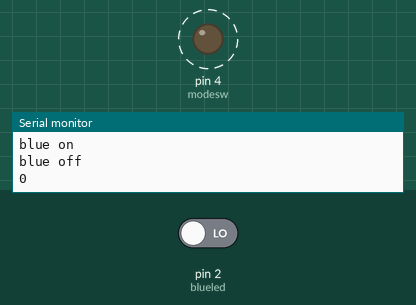
This sketch was run on a simulated Arduino Nano, built with avr-gcc and run on an emulated ATmega328P. Shown: output pins drawn as LEDs (lit = HIGH), the last lines printed to the serial monitor. Dashed ring = blinking. The test bench sets the inputs (shaded band); at power-on: pin 2 (blueled) LOW.

Above: at 1.45 s.
1.5 s: pin 2 (blueled) driven HIGH
At 1.9 s:
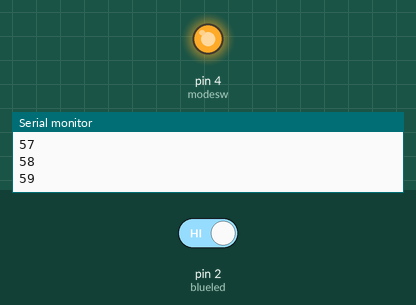
Timing chart, 0 to 4.5 s (numbered marks = the images above; inputs shaded):
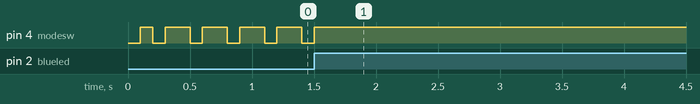

The sketch:

xst.ino
```cpp
/*
 * arduino nano
 * wangkang02 20170306
 * Wiring Guide:
1,red:VCC
2,black:GND
3,yellow:D2
4,green:GND
5,orange:D4*/
int blueled = 2;//D2
int modesw = 4;//
long sumtime = 0;
int new_value = 0;
bool btdown = false;
bool modeready = false;
void setup() {
  // put your setup code here, to run once:
  Serial.begin(115200);
  pinMode(blueled, INPUT);
  pinMode(modesw, OUTPUT);
  digitalWrite(modesw,LOW);
  delay(100);
  Serial.println("initing");
  digitalWrite(modesw,HIGH);
  delay(100);
  Serial.println("inited!");
}
void loop() {
  while(modeready==false)
  {
    digitalWrite(modesw,LOW);
    delay(100);
    digitalWrite(modesw,HIGH);
    delay(100);
    Serial.println("blue on");
    new_value  =  digitalRead(blueled);
    sumtime = 0;
    while(new_value==1)
    {
      sumtime+=1;
      Serial.println(sumtime);
      delay(5);
      new_value  =  digitalRead(blueled);
      }
    Serial.println("blue off");
    if(sumtime < 283 && sumtime > 259){modeready=true;}
    else{Serial.println(sumtime);}
    delay(100);
  }

  delay(2000);
}
```

Measured:
- after the input at 1.5 s, pin 4 (modesw): goes on until 1.5 s, then stays HIGH
- by itself, pin 4 (modesw): alternates HIGH for 0.20 s and LOW for 0.10 s
